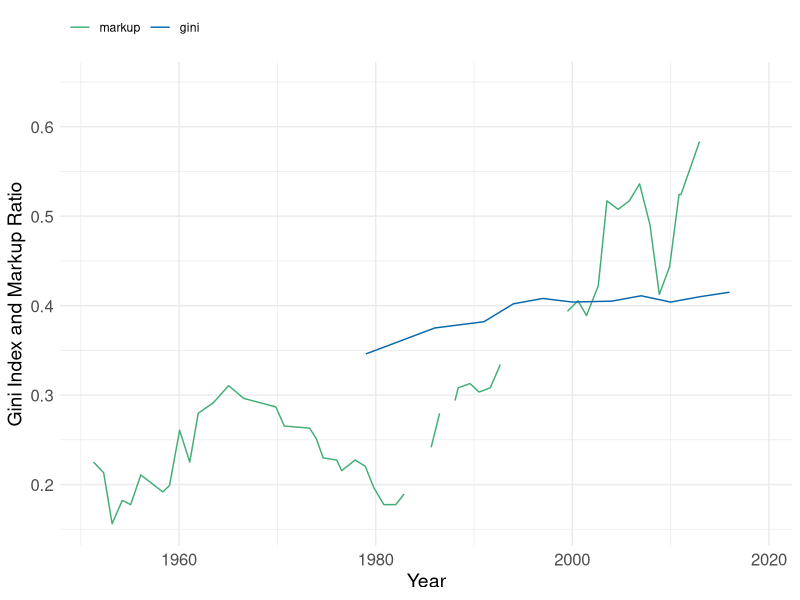

Reproduce this figure in R. (Note: this script raises an error after producing the figure.)
#Graph Designer: Harriet Brookes-Gray 
#Authors: Bowles and Halliday
#Title: Coordination, Conflict and Competition: A Text in Microeconomics

require(shape)
library(tidyverse)
library(lubridate)
library(readxl)
library(readr)


markup_data <- read_excel("competitionmarkets/loecker_barkai/LBdf_data.xlsx")
gini_data <- read_excel("competitionmarkets/Gini Index Data/US_gini_index.xlsx")

gini_data$`Gini Index` <- as.numeric(as.character(gini_data$`Gini Index`))

p <-  ggplot() +
  geom_line(data = markup_data, aes(x=year, y=markup, color = "markup"), na.rm = TRUE) +
  geom_line(data = gini_data, aes(x=Year, y= gini_index, color = "gini", group = 1), na.rm = TRUE) +
  ylab("Gini Index and Markup Ratio") + 
  xlab("Year") +
  theme_minimal() +
  theme(axis.text=element_text(size=12),
        axis.title=element_text(size=14)) +
  guides(color = guide_legend(reverse = TRUE)) +
  theme(legend.position='top', 
        legend.justification='left',
        legend.direction="horizontal", 
        legend.title = element_blank()) + 
  scale_colour_manual(values=c("#0868ac","#41ae76"))

p

p1 <-  ggplot() +
  geom_line(data = markup_data, aes(x=year, y=markup, color = "markup"), na.rm = TRUE) +
  geom_line(data = gini_data, aes(x=Year, y= gini_index, color = "gini", group = 1), na.rm = TRUE) +
  ylab("Gini Index and Markup Ratio") + 
  xlab("Year") +
  theme_minimal() +
  theme(axis.text=element_text(size=12),
        axis.title=element_text(size=14)) +
  guides(color = guide_legend(reverse = TRUE)) +
  theme(legend.position='top', 
        legend.justification='left',
        legend.direction="horizontal", 
        legend.title = element_blank()) + 
  scale_colour_manual(values=c("#0868ac","#41ae76")) +
  facet_grid(markup_data)

p1

#Save plot to PDF
ggsave(p, filename = "markup_and_gini_coefficient.pdf", 
       path = "competitionmarkets",
       width = 7, height = 7, units = "in")

# ----

dev.off()
